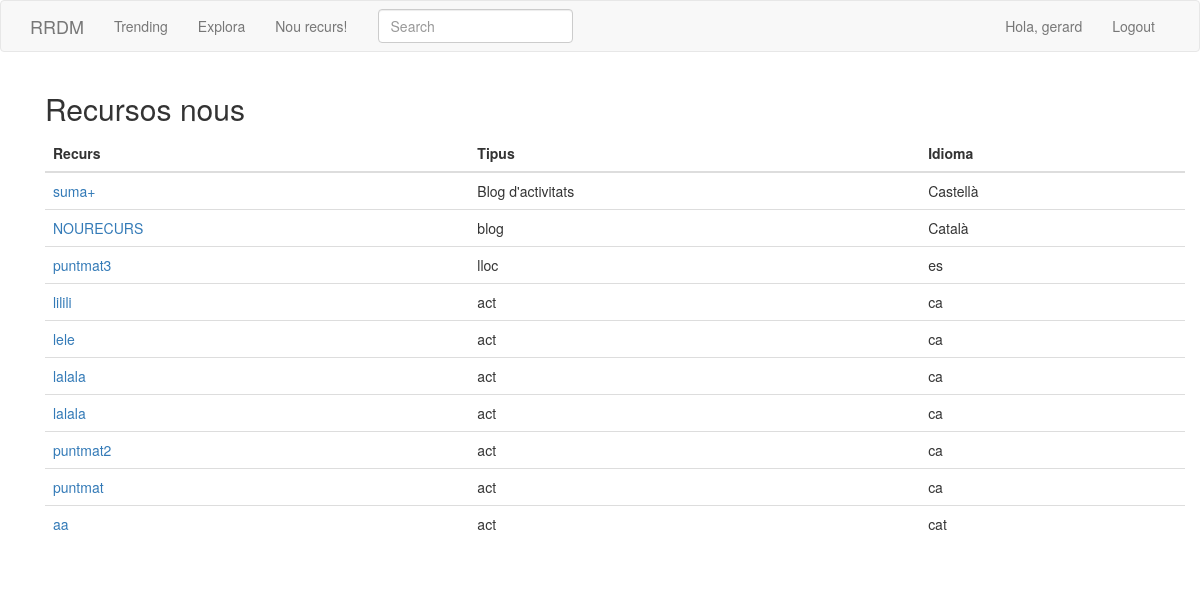
Before: /index (signed in) with the older database file.
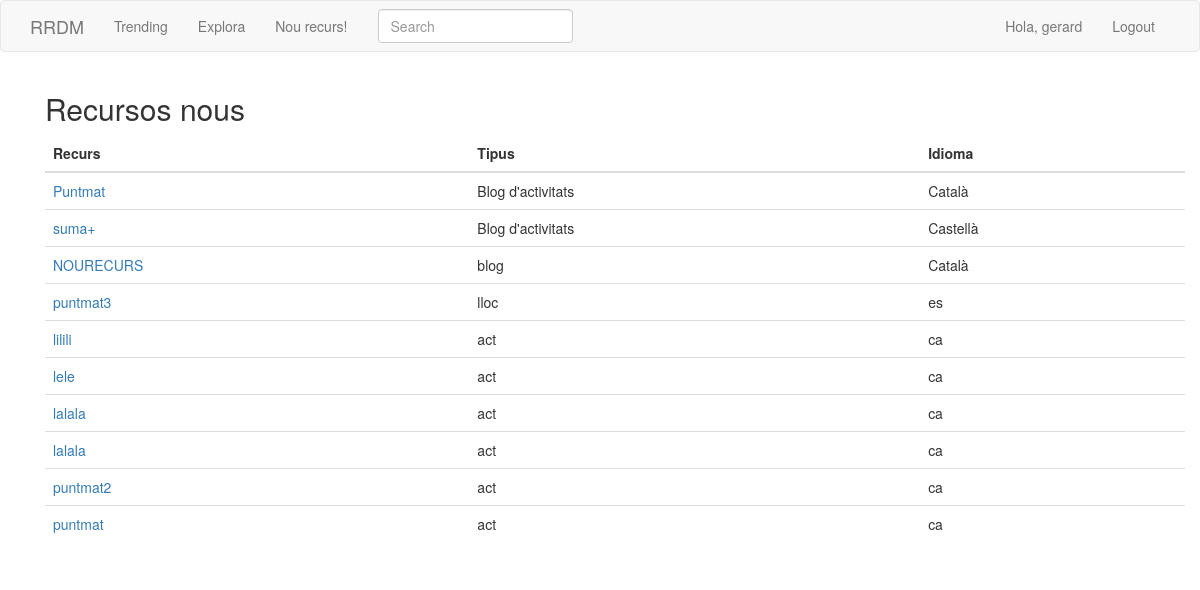
After: the same page with the newer database file.
### app/models.py (models this page shows, shortened)
class SearchableMixin(object):
    @classmethod
    def before_commit(cls, session):
        session._changes = {
            'add': list(session.new),
            'update': list(session.dirty),
            'delete': list(session.deleted)
        }
    @classmethod
    def after_commit(cls, session):
        for obj in session._changes['add']:
            if isinstance(obj, SearchableMixin):
                add_to_index(obj.__tablename__, obj)
        for obj in session._changes['update']:
            if isinstance(obj, SearchableMixin):
                add_to_index(obj.__tablename__, obj)
        for obj in session._changes['delete']:
            if isinstance(obj, SearchableMixin):
                remove_from_index(obj.__tablename__, obj)
        session._changes = None

class Resource(SearchableMixin, db.Model):
    __searchable__ = ['descripcio', 'nom', 'user_id', 'idioma', 'tipus']
    id = db.Column(db.Integer, primary_key=True)
    nom = db.Column(db.String(50))
    tipus = db.Column(db.String(50))
    idioma = db.Column(db.String(50))
    descripcio = db.Column(db.String(140))
    link = db.Column(db.String(140))
    user_id = db.Column(db.Integer, db.ForeignKey('user.id'))
    timestamp = db.Column(db.DateTime, index=True, default=datetime.utcnow)

### app/main/routes.py (the view)
@bp.route('/', methods=['GET', 'POST'])
@bp.route('/index', methods=['GET', 'POST'])
@login_required
def index():
    resources = Resource.query.order_by(Resource.timestamp.desc()).limit(10).all()
    return render_template('index.html', title=_('Home'), resources=resources, pagetitle=_('Recursos nous'))

### app/main/forms.py
class SearchForm(FlaskForm):
    q = StringField(_l('Search'), validators=[DataRequired()])
    def __init__(self, *args, **kwargs):
        if 'formdata' not in kwargs:
            kwargs['formdata'] = request.args
        if 'csrf_enabled' not in kwargs:
            kwargs['csrf_enabled'] = False
        super(SearchForm, self).__init__(*args, **kwargs)

### app/main/routes.py (called while the page is built)
@bp.before_app_request
def before_request():
    if current_user.is_authenticated:
        current_user.last_seen = datetime.utcnow()
        db.session.commit()
        g.search_form = SearchForm()
    g.locale = str(get_locale())

### app/models.py (called while the page is built)
@login.user_loader
def load_user(id):
    return User.query.get(int(id))

### app/templates/index.html
{% extends "base.html" %}
{% import 'bootstrap/wtf.html' as wtf %}
{% block app_content %}
    <div class="container">
    <h2>{{ pagetitle }}</h2>
    <table class="table table-hover">
        <thead>
        <tr>
            <th>Recurs</th>
            <th>Tipus</th>
            <th>Idioma</th>
        </tr>
        </thead>
        <tbody>
        {% for recurs in resources %}
        {% include '_recurs.html' %}
        {% endfor %}
        </tbody>
    </table>
    </div>
{% endblock %}

### app/templates/_recurs.html
<tr>
    <td><a href="{{ recurs.link }}">{{ recurs.nom }}</a></td>
    <td>{{ recurs.tipus }}</td>
    <td>{{ recurs.idioma }}</td>
</tr>

Changed rows visible on the page:
no longer on this page (row unchanged): Resource: nom "aa", tipus "act", idioma "cat"
added Resource: nom "Puntmat", tipus "Blog d'activitats", idioma "Català"
